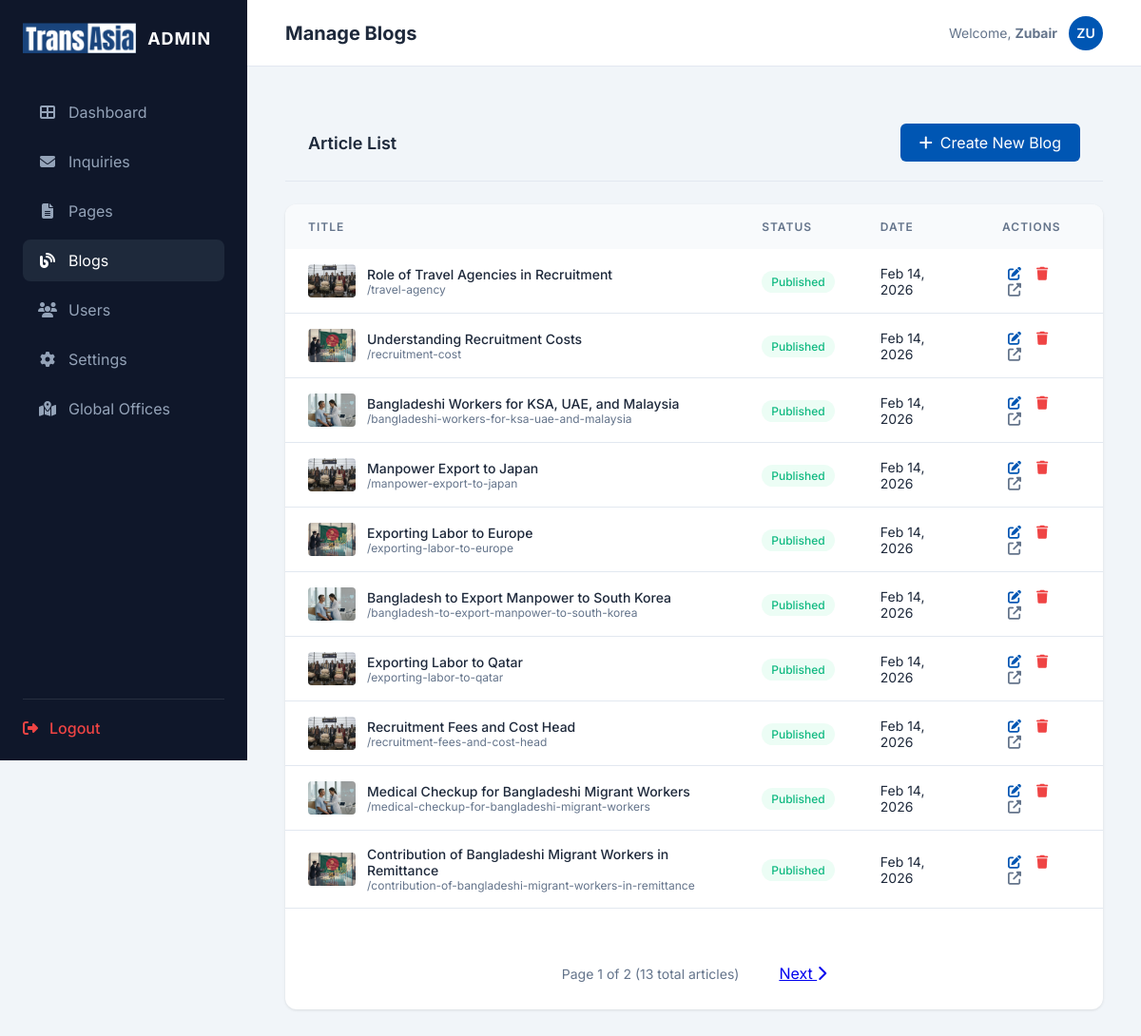
The app's page /admin/blogs.php (signed in) with its own data.
### tables this page shows
CREATE TABLE `blogs` (
  `id` int(11) NOT NULL AUTO_INCREMENT,
  `title` varchar(255) NOT NULL,
  `slug` varchar(255) NOT NULL,
  `keywords` text DEFAULT NULL,
  `content` longtext DEFAULT NULL,
  `excerpt` text DEFAULT NULL,
  `image_url` varchar(255) DEFAULT NULL,
  `status` enum('Draft','Published') DEFAULT 'Draft',
  `created_at` timestamp NOT NULL DEFAULT current_timestamp(),
  `updated_at` timestamp NOT NULL DEFAULT current_timestamp() ON UPDATE current_timestamp(),
  PRIMARY KEY (`id`),
  UNIQUE KEY `slug` (`slug`)
);

### admin/blogs.php (the view, shortened to what this page needs)
<?php
include 'includes/admin-header.php';
$blogs_per_page = 10;
$current_page = isset($_GET['page']) ? max(1, intval($_GET['page'])) : 1;
$offset = ($current_page - 1) * $blogs_per_page;
$count_stmt = $pdo->query("SELECT COUNT(*) FROM blogs");
$total_blogs = $count_stmt->fetchColumn();
$total_pages = ceil($total_blogs / $blogs_per_page);
$stmt = $pdo->prepare("SELECT * FROM blogs ORDER BY created_at DESC LIMIT ? OFFSET ?");
$stmt->execute([$blogs_per_page, $offset]);
$blogs = $stmt->fetchAll();
?>
<div class="card-header" style="display: flex; justify-content: space-between; align-items: center; margin-bottom: 24px;">
    <h2>Article List</h2>
    <a href="blog-edit.php" class="btn btn-primary" style="background: var(--admin-primary); padding: 10px 20px; border-radius: 6px; text-decoration: none; color: white; display: flex; align-items: center; gap: 8px;">
        <i class="fas fa-plus"></i> Create New Blog
    </a>
</div>
<div class="content-card">
    <table class="admin-table">
        <thead>
            <tr>
                <th>Title</th>
                <th>Status</th>
                <th>Date</th>
                <th>Actions</th>
            </tr>
        </thead>
        <tbody>
            <?php foreach ($blogs as $blog): ?>
            <tr>
                <td>
                    <div style="display: flex; align-items: center; gap: 12px;">
                        <?php if ($blog['image_url']): ?>
                            <img src="../<?php echo htmlspecialchars($blog['image_url']); ?>" style="width: 50px; height: 35px; object-fit: cover; border-radius: 4px;">
                        <?php else: ?>
                            <div style="width: 50px; height: 35px; background: #eee; border-radius: 4px; display: flex; align-items: center; justify-content: center; font-size: 10px; color: #999;">No Image</div>
                        <?php endif; ?>
                        <div>
                            <div style="font-weight: 500;"><?php echo htmlspecialchars($blog['title']); ?></div>
                            <div style="font-size: 12px; color: var(--text-muted);">/<?php echo htmlspecialchars($blog['slug']); ?></div>
                        </div>
                    </div>
                </td>
                <td>
                    <span class="badge <?php echo ($blog['status'] == 'Published') ? 'badge-success' : 'badge-pending'; ?>">
                        <?php echo $blog['status']; ?>
                    </span>
                </td>
                <td><?php echo date('M d, Y', strtotime($blog['created_at'])); ?></td>
                <td>
                    <a href="blog-edit.php?id=<?php echo $blog['id']; ?>" class="btn-action" title="Edit" style="color: var(--admin-primary);"><i class="fas fa-edit"></i></a>
                    <a href="?delete=<?php echo $blog['id']; ?>" class="btn-action" title="Delete" style="color: #ef4444;" onclick="return confirm('Are you sure you want to delete this blog?')"><i class="fas fa-trash"></i></a>
                    <a href="../blog-detail.php?slug=<?php echo $blog['slug']; ?>" target="_blank" class="btn-action" title="View"><i class="fas fa-external-link-alt"></i></a>
                </td>
            </tr>
            <?php endforeach; ?>
        </tbody>
    </table>
    <?php if ($total_pages > 1): ?>
    <div style="display: flex; justify-content: center; align-items: center; gap: 10px; margin-top: 30px; padding: 20px;">
        <span style="padding: 8px 16px; color: var(--text-muted); font-size: 14px;">
            Page <?php echo $current_page; ?> of <?php echo $total_pages; ?> (<?php echo $total_blogs; ?> total articles)
        </span>
        <?php if ($current_page < $total_pages): ?>
            <a href="?page=<?php echo $current_page + 1; ?>" class="btn btn-outline-sm" style="padding: 8px 16px;">
                Next <i class="fas fa-chevron-right"></i>
            </a>
        <?php endif; ?>
    </div>
    <?php endif; ?>
</div>
<?php include 'includes/admin-footer.php'; ?>

### css/admin-styles.css (style rules this page uses)
* { box-sizing: border-box; margin: 0; padding: 0; }
:root { --admin-bg: #f1f5f9; --admin-card-bg: #ffffff; --admin-primary: #0056b3; --admin-secondary: #64748b; --sidebar-width: 260px; --sidebar-bg: #0f172a; --sidebar-hover: #1e293b; --text-main: #1e293b; --text-muted: #64748b; --border-color: #e2e8f0; --success: #10b981; --warning: #f59e0b; --danger: #ef4444; }
body.admin-page { background-color: var(--admin-bg); color: var(--text-main); font-family: 'Inter', sans-serif; margin: 0; display: flex; }
.content-card { background: white; border-radius: 12px; box-shadow: 0 1px 3px rgba(0, 0, 0, 0.1); overflow: hidden; }
.card-header { padding: 20px 24px; border-bottom: 1px solid var(--border-color); display: flex; align-items: center; justify-content: space-between; }
.card-header h2 { font-size: 18px; font-weight: 600; margin: 0; }
.admin-table { width: 100%; border-collapse: collapse; }
.admin-table th { text-align: left; padding: 16px 24px; background: #f8fafc; font-size: 12px; text-transform: uppercase; color: var(--text-muted); font-weight: 600; letter-spacing: 1px; }
.admin-table td { padding: 16px 24px; border-bottom: 1px solid var(--border-color); font-size: 14px; }
.badge { padding: 4px 10px; border-radius: 99px; font-size: 12px; font-weight: 500; }
.badge-success { background: #ecfdf5; color: #10b981; }
.btn-action { padding: 6px; color: var(--text-muted); transition: color 0.3s ease; cursor: pointer; }

### records on screen
blogs: image_url (picture), title "Role of Travel Agencies in Recruitment", slug "travel-agency", status "Published", created_at "Feb 14, 2026"
blogs: image_url (picture), title "Understanding Recruitment Costs", slug "recruitment-cost", status "Published", created_at "Feb 14, 2026"
blogs: image_url (picture), title "Bangladeshi Workers for KSA, UAE, and Malaysia", slug "bangladeshi-workers-for-ksa-uae-and-malaysia", status "Published", created_at "Feb 14, 2026"
blogs: image_url (picture), title "Manpower Export to Japan", slug "manpower-export-to-japan", status "Published", created_at "Feb 14, 2026"
blogs: image_url (picture), title "Exporting Labor to Europe", slug "exporting-labor-to-europe", status "Published", created_at "Feb 14, 2026"
blogs: image_url (picture), title "Bangladesh to Export Manpower to South Korea", slug "bangladesh-to-export-manpower-to-south-korea", status "Published", created_at "Feb 14, 2026"
blogs: image_url (picture), title "Exporting Labor to Qatar", slug "exporting-labor-to-qatar", status "Published", created_at "Feb 14, 2026"
blogs: image_url (picture), title "Recruitment Fees and Cost Head", slug "recruitment-fees-and-cost-head", status "Published", created_at "Feb 14, 2026"
blogs: image_url (picture), title "Medical Checkup for Bangladeshi Migrant Workers", slug "medical-checkup-for-bangladeshi-migrant-workers", status "Published", created_at "Feb 14, 2026"
blogs: image_url (picture), title "Contribution of Bangladeshi Migrant Workers in Remittance", slug "contribution-of-bangladeshi-migrant-workers-in-remittance", status "Published", created_at "Feb 14, 2026"

### other values on screen
$page_title "Manage Blogs"
$_SESSION['admin_user'] "Zubair"
substr($_SESSION['admin_user'], 0, 2) "ZU"
$current_page "1"
$total_pages "2"
$total_blogs "13"
